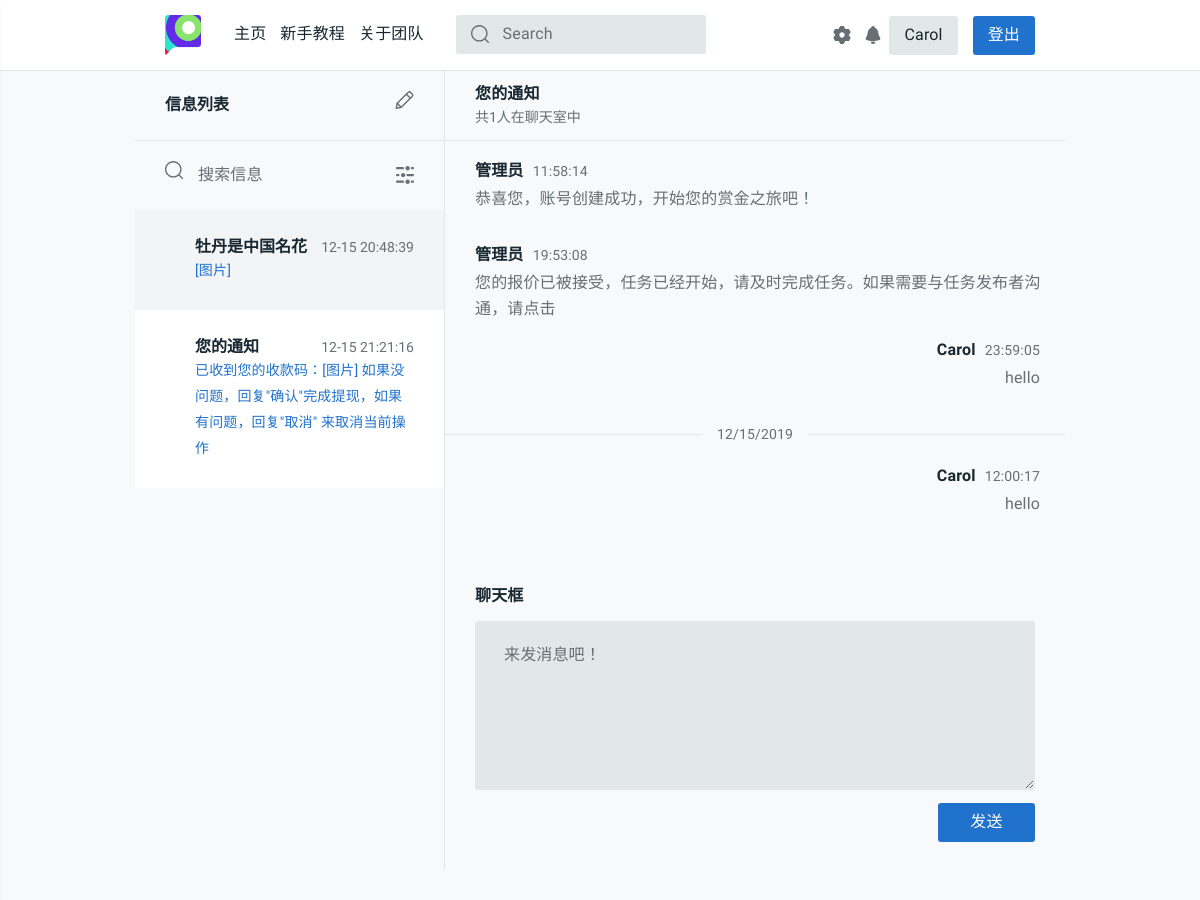
The app's page /chatroom/150c16d9d096e70af3596111d7402397 (signed in, upper part), older data.
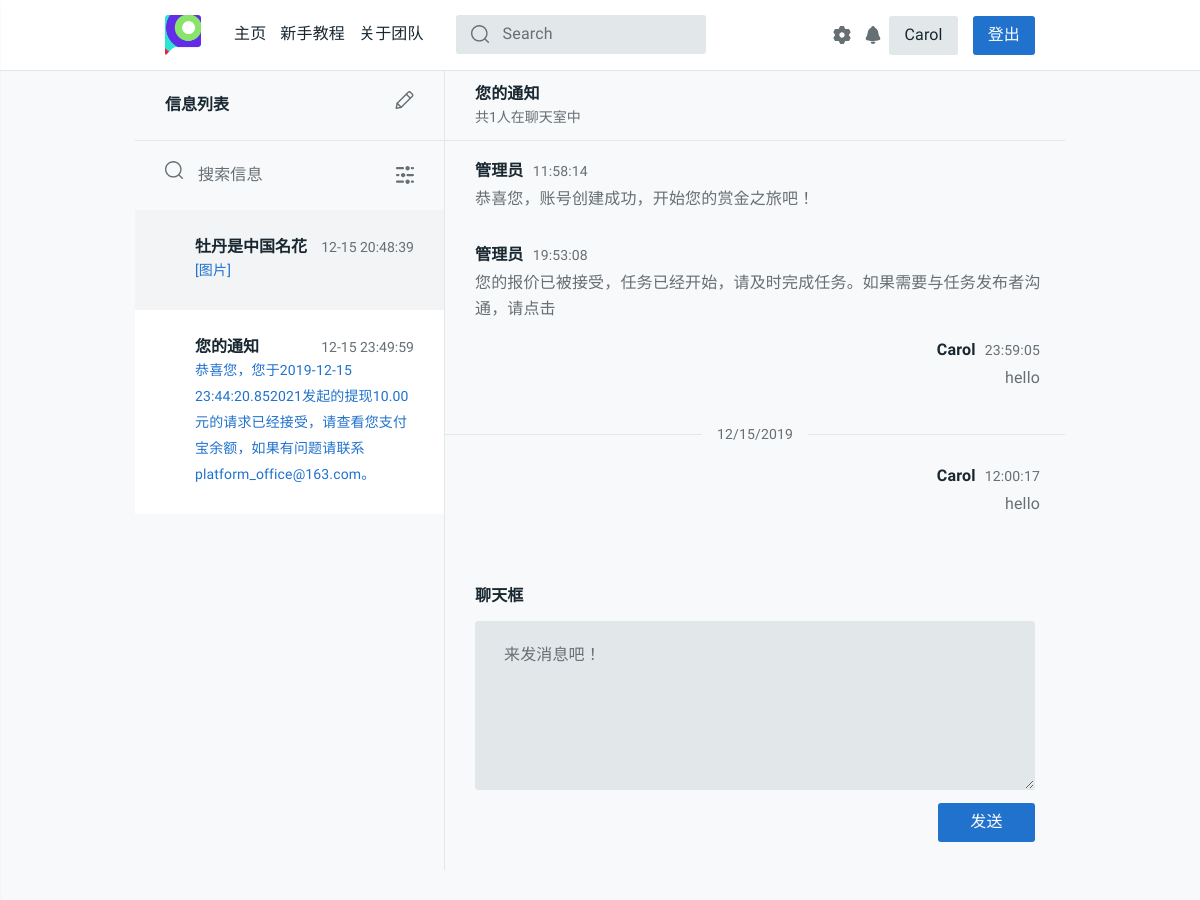
The same page, newer data.
### task_platform/models.py (models this page shows, shortened)
class Chatinfo(models.Model):
    room_id = models.CharField(max_length=32, null=True, blank=True)
    task_id = models.IntegerField(null=True, blank=True)
    message = RichTextUploadingField(null=True, blank=True)
    sender = models.CharField(max_length=128, null=True, blank=True)
    send_time = models.DateTimeField(auto_now_add=True)
    class Meta:
        ordering = ['send_time']
        verbose_name = '聊天信息'
        verbose_name_plural = '聊天信息'

### task_platform/views.py (the view, shortened to what this page needs)
# urls.py: path('chatroom/<str:room_id>', views.chatroom, name='chatroom'),
def chatroom(request, room_id):
    chatinfo_list = Chatinfo.objects.filter(room_id=room_id).order_by('send_time')
    if chatinfo_list.count() == 0:
        return redirect('/profile/')
    username = request.session.get('user_name', None)
    if not username:
        return redirect('/login/')
    user = User.objects.get(name=username)
    student_id = user.stu_id
    phone = user.phone
    dept = user.dept
    nikename = username
    rec_list = None
    if user.dept == 'None':
        dept = '暂无信息'
    has_seen = ChatVision.objects.filter(room_id=room_id, username=username)
    for has in has_seen:
        has.has_seen = True
        has.save()
    if get_notice_room_id(username) == room_id:
        task_description = '您的通知'
        tot_people_num = 1
        updated_time = user.updated_time
        if updated_time:
            if timezone.now() > updated_time + timedelta(0, settings.BACK_TIMEDELTA):
                user.send_state = 1
                user.updated_time = None
                user.save()
    '''
    左侧的任务聊天框列表，目前只展示进行中的任务
    '''
    rec_task_id_list = Task_receive.objects.filter(username=username).values_list('task_id')
    latest_task_list = Task.objects.filter(
        (Q(publisher=username) | Q(id__in=rec_task_id_list)) & ~Q(task_state='未开始')
    ).order_by('-task_state') # 进行中 任务在前面
    task_chatinfo_list = []
    notice = Chatinfo.objects.filter(room_id=get_notice_room_id(username)).order_by('-send_time').first()
    _message = re.sub('<img.*/>', '[图片]', notice.message)
    task_chatinfo_list.append((get_notice_room_id(username), '您的通知', _message, notice.send_time.strftime('%m-%d %H:%M:%S')))
    for _task in latest_task_list:
        _latest_chatinfo = Chatinfo.objects.filter(task_id=_task.id).order_by('-send_time').first()
        _latest_message, _latest_send_time = _latest_chatinfo.message, _latest_chatinfo.send_time
        _latest_send_time = _latest_send_time.strftime('%m-%d %H:%M:%S')
        _latest_message = re.sub('<img.*/>', '[图片]', _latest_message)
        task_chatinfo_list.append((get_room_id(_task), _task.task_description, _latest_message, _latest_send_time))
    task_chatinfo_list = sorted(task_chatinfo_list, key=lambda x: x[3])
    '''
    右侧聊天框
    '''
    message_list = []
    begin_day = chatinfo_list.first().send_time.strftime('%Y-%m-%d')
    for message in chatinfo_list:
        _underline_flag = False
        _send_time = message.send_time.strftime('%H:%M:%S')
        _NIKENAME = 'None'
        _message = message.message
        _underline_info = 'None'
        _yourself = False
        _today = message.send_time.strftime('%Y-%m-%d')
        if message.sender == username:
            _NIKENAME = nikename
            _yourself = True
        elif message.sender == 'Admin':
            _NIKENAME = '管理员'
        elif message.sender == task.publisher:
            _NIKENAME = '发布者:天辉'
        else:
            for idx in range(len(rec_list.values_list('username'))):
                if rec_list[idx].username == message.sender:
                    nikename = "接收者:{}".format(settings.NIKENAMES[idx])
                    break
        img_path_res = re.findall('<img src=\"(.*?)\"(.+?)/>', _message)
        if img_path_res:
            for each_ in img_path_res:
                img_id = base64.b64encode(each_[0].encode(encoding='utf-8')).decode('utf-8')
                _message = re.sub(
                    '<img .*?/>[^</a>]', '<a href=/image/{}>{}</a>'.format(img_id, each_[0]), _message, 1
                )
        if begin_day != _today:
            _underline_flag = True
            _underline_info = message.send_time.strftime('%m/%d/%Y')
            begin_day = _today
        message_list.append(
            (_underline_flag, _underline_info, _NIKENAME, _message, _send_time, _yourself)
        )
    notice_room = '/chatroom/{}'.format(get_notice_room_id(username))
    notice_num = chatinfo_num(username)
    return render(request, 'task_platform/chatroom.html', locals())

### task_platform/views.py (called while the page is built)
@csrf_exempt
def get_room_id(task):
    md5 = hashlib.md5()
    md5.update('{}{}'.format(task.id, task.publisher).encode())
    return md5.hexdigest()

@csrf_exempt
def get_notice_room_id(username):
    md5 = hashlib.md5()
    md5.update(username.encode())
    return md5.hexdigest()

def chatinfo_num(username):
    withs = Withdraw.objects.filter(username=username, state='完成', noticed=False)
    for each_with in withs:
        send_notice(username, '恭喜您，您于{}发起的提现{}元的请求已经接受，请查看您支付宝余额，如果有问题请联系platform_office@163.com。'.format(each_with.start_time.strftime('%Y-%m-%d %M:%H:%S'), each_with.money))
        each_with.noticed = True
        each_with.save()
    chatnum = ChatVision.objects.filter(username=username, has_seen=False).count()
    return chatnum

### task_platform/templates/task_platform/chatroom.html (shortened to what the changed rows need)
{% extends 'task_platform/base.html' %}
{% load staticfiles %}
{% block content %}
<head>
    <link rel="stylesheet" href="{% static 'css/style.css' %}">
    <link rel="stylesheet" href="{% static 'css/chatroom.css' %}">
</head>
<body>
  <main id="tt-pageContent" class="tt-offset-small">
    <div class="container">
      <div class="tt-messages-layout">
        <div class="row no-gutters">
          <div class="col-md-4 tt-aside" id="js-aside">
            <a href="#" class="tt-title-aside">
              <h2 class="tt-title">
                信息列表
              </h2>
            </a>
            <div class="tt-all-avatar">
              <div class="tt-list-avatar js-init-scroll" style="height:500px;overflow:auto;">
                {% for room_id_, task_description, latest_message, latest_send_time in task_chatinfo_list %}
                <a onclick="window.location='/chatroom/{{ room_id_ }}'" id="{{ task_description }}" class="tt-item tt-itemselect">
                  <div class="tt-col-description">
                    <h4 class="tt-title"><span>{{ task_description }}</span> <span class="time">{{ latest_send_time }}</span></h4>
                    <div class="tt-message tt-select">{{ latest_message | safe }}</div>
                  </div>
                </a>
                {% endfor %}
              </div>
            </div>
        </div>
        <div class="col-md-8">
          <div class="tt-title-content">
            <h2 class="tt-title" id="chatroomname">
              {{ task_description }}
              </h2>
              </div>
          </div>
        </div>
      </div>
    </div>
  </main>
</body>
{% endblock %}

Row changes from the older to the newer data that the page shows:
added Chatinfo: message "恭喜您，您于2019-12-15 23:44:20.852021发起的提现10.00元的请求已经接受，请查看您支付宝余额，如果有问题请联系platform_office@163.com。"
Text that changed along with them:
new list line: "您的通知 12-15 23:49:59"
list line gone: "您的通知 12-15 21:21:16 已收到您的收款码：[图片] 如果没问题，回复\"确认\"完成提现，如果有问题，回复\"取消\" 来取消当前操作"
